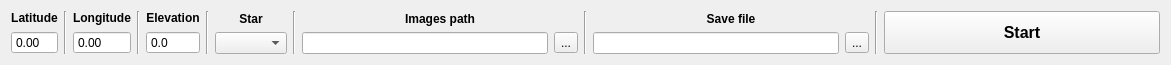
                    <widget class="QWidget" name="horizontalLayoutWidget">
                        <property name="geometry">
                            <rect>
                                <x>20</x>
                                <y>20</y>
                                <width>1171</width>
                                <height>64</height>
                            </rect>
                        </property>
                        <layout class="QHBoxLayout" name="input_layout_identify">
                            <item>
                                <layout class="QVBoxLayout" name="verticalLayout_2">
                                    <item>
                                        <widget class="QLabel" name="label_lat">
                                            <property name="font">
                                                <font>
                                                    <weight>75</weight>
                                                    <bold>true</bold>
                                                </font>
                                            </property>
                                            <property name="text">
                                                <string>Latitude</string>
                                            </property>
                                            <property name="alignment">
                                                <set>Qt::AlignCenter</set>
                                            </property>
                                        </widget>
                                    </item>
                                    <item>
                                        <widget class="QDoubleSpinBox" name="latitude">
                                            <property name="locale">
                                                <locale language="English" country="UnitedStates"/>
                                            </property>
                                            <property name="buttonSymbols">
                                                <enum>QAbstractSpinBox::NoButtons</enum>
                                            </property>
                                            <property name="specialValueText">
                                                <string notr="true"/>
                                            </property>
                                            <property name="minimum">
                                                <double>-90.000000000000000</double>
                                            </property>
                                            <property name="maximum">
                                                <double>90.000000000000000</double>
                                            </property>
                                        </widget>
                                    </item>
                                </layout>
                            </item>
                            <item>
                                <widget class="Line" name="line_3">
                                    <property name="orientation">
                                        <enum>Qt::Vertical</enum>
                                    </property>
                                </widget>
                            </item>
                            <item>
                                <layout class="QVBoxLayout" name="verticalLayout_3">
                                    <item>
                                        <widget class="QLabel" name="label_lon">
                                            <property name="font">
                                                <font>
                                                    <weight>75</weight>
                                                    <bold>true</bold>
                                                </font>
                                            </property>
                                            <property name="text">
                                                <string>Longitude</string>
                                            </property>
                                            <property name="alignment">
                                                <set>Qt::AlignCenter</set>
                                            </property>
                                        </widget>
                                    </item>
                                    <item>
                                        <widget class="QDoubleSpinBox" name="longitude">
                                            <property name="locale">
                                                <locale language="English" country="UnitedStates"/>
                                            </property>
                                            <property name="buttonSymbols">
                                                <enum>QAbstractSpinBox::NoButtons</enum>
                                            </property>
                                            <property name="minimum">
                                                <double>-180.000000000000000</double>
                                            </property>
                                            <property name="maximum">
                                                <double>180.000000000000000</double>
                                            </property>
                                        </widget>
                                    </item>
                                </layout>
                            </item>
                            <item>
                                <widget class="Line" name="line_4">
                                    <property name="orientation">
                                        <enum>Qt::Vertical</enum>
                                    </property>
                                </widget>
                            </item>
                            <item>
                                <layout class="QVBoxLayout" name="verticalLayout_4">
                                    <item>
                                        <widget class="QLabel" name="label_elev">
                                            <property name="font">
                                                <font>
                                                    <weight>75</weight>
                                                    <bold>true</bold>
                                                </font>
                                            </property>
                                            <property name="text">
                                                <string>Elevation</string>
                                            </property>
                                            <property name="alignment">
                                                <set>Qt::AlignCenter</set>
                                            </property>
                                        </widget>
                                    </item>
                                    <item>
                                        <widget class="QDoubleSpinBox" name="elevation">
                                            <property name="locale">
                                                <locale language="English" country="UnitedStates"/>
                                            </property>
                                            <property name="buttonSymbols">
                                                <enum>QAbstractSpinBox::NoButtons</enum>
                                            </property>
                                            <property name="decimals">
                                                <number>1</number>
                                            </property>
                                            <property name="maximum">
                                                <double>8000.000000000000000</double>
                                            </property>
                                        </widget>
                                    </item>
                                </layout>
                            </item>
                            <item>
                                <widget class="Line" name="line_5">
                                    <property name="orientation">
                                        <enum>Qt::Vertical</enum>
                                    </property>
                                </widget>
                            </item>
                            <item>
                                <layout class="QVBoxLayout" name="verticalLayout_5">
                                    <item>
                                        <widget class="QLabel" name="label_star">
                                            <property name="font">
                                                <font>
                                                    <weight>75</weight>
                                                    <bold>true</bold>
                                                </font>
                                            </property>
                                            <property name="text">
                                                <string>Star</string>
                                            </property>
                                            <property name="alignment">
                                                <set>Qt::AlignCenter</set>
                                            </property>
                                        </widget>
                                    </item>
                                    <item>
                                        <widget class="QComboBox" name="stars"/>
                                    </item>
                                </layout>
                            </item>
                            <item>
                                <widget class="Line" name="line_6">
                                    <property name="orientation">
                                        <enum>Qt::Vertical</enum>
                                    </property>
                                </widget>
                            </item>
                            <item>
                                <layout class="QVBoxLayout" name="verticalLayout_10">
                                    <item>
                                        <widget class="QLabel" name="label">
                                            <property name="font">
                                                <font>
                                                    <weight>75</weight>
                                                    <bold>true</bold>
                                                </font>
                                            </property>
                                            <property name="text">
                                                <string>Images path</string>
                                            </property>
                                            <property name="alignment">
                                                <set>Qt::AlignCenter</set>
                                            </property>
                                        </widget>
                                    </item>
                                    <item>
                                        <layout class="QHBoxLayout" name="horizontalLayout_3">
                                            <item>
                                                <widget class="QLineEdit" name="images_path"/>
                                            </item>
                                            <item>
                                                <widget class="QToolButton" name="images_path_btn">
                                                    <property name="text">
                                                        <string>...</string>
                                                    </property>
                                                </widget>
                                            </item>
                                        </layout>
                                    </item>
                                </layout>
                            </item>
                            <item>
                                <widget class="Line" name="line_7">
                                    <property name="orientation">
                                        <enum>Qt::Vertical</enum>
                                    </property>
                                </widget>
                            </item>
                            <item>
                                <layout class="QVBoxLayout" name="verticalLayout_11">
                                    <item>
                                        <widget class="QLabel" name="label_2">
                                            <property name="font">
                                                <font>
                                                    <weight>75</weight>
                                                    <bold>true</bold>
                                                </font>
                                            </property>
                                            <property name="text">
                                                <string>Save file</string>
                                            </property>
                                            <property name="alignment">
                                                <set>Qt::AlignCenter</set>
                                            </property>
                                        </widget>
                                    </item>
                                    <item>
                                        <layout class="QHBoxLayout" name="horizontalLayout_4">
                                            <item>
                                                <widget class="QLineEdit" name="save_file"/>
                                            </item>
                                            <item>
                                                <widget class="QToolButton" name="save_file_btn">
                                                    <property name="text">
                                                        <string>...</string>
                                                    </property>
                                                </widget>
                                            </item>
                                        </layout>
                                    </item>
                                </layout>
                            </item>
                            <item>
                                <widget class="Line" name="line_21">
                                    <property name="orientation">
                                        <enum>Qt::Vertical</enum>
                                    </property>
                                </widget>
                            </item>
                            <item>
                                <widget class="QToolButton" name="start_btn">
                                    <property name="sizePolicy">
                                        <sizepolicy hsizetype="MinimumExpanding" vsizetype="MinimumExpanding">
                                            <horstretch>0</horstretch>
                                            <verstretch>0</verstretch>
                                        </sizepolicy>
                                    </property>
                                    <property name="font">
                                        <font>
                                            <pointsize>12</pointsize>
                                            <weight>75</weight>
                                            <bold>true</bold>
                                        </font>
                                    </property>
                                    <property name="text">
                                        <string>Start</string>
                                    </property>
                                </widget>
                            </item>
                        </layout>
                    </widget>
